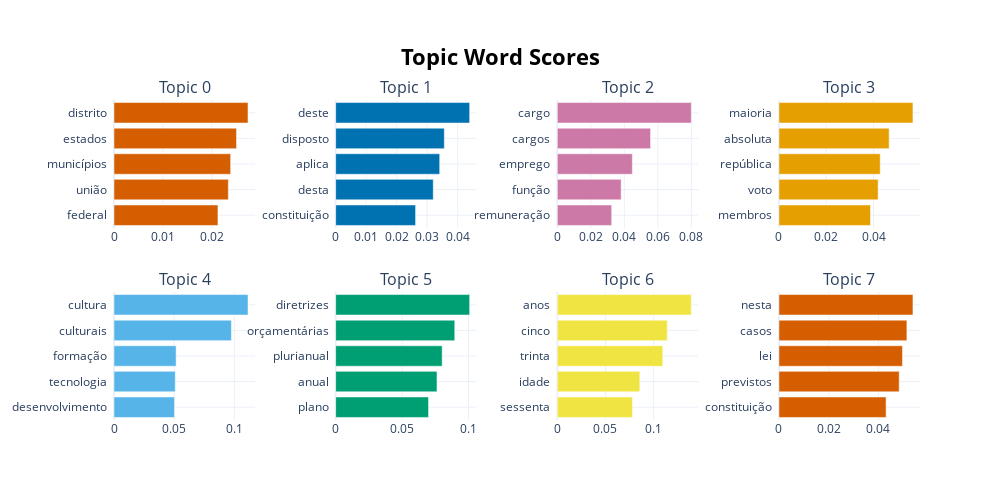

Notebook source saved alongside this figure:
### Code cell
model.visualize_barchart()

### Figure 1 — Plotly figure (JSON) as saved in the notebook; plotly's stock layout.template omitted (floating-point values rounded to 4 significant figures)
{"data": [{"marker": {"color": "#D55E00"}, "orientation": "h", "type": "bar", "x": [0.02128, 0.0234, 0.02387, 0.02507, 0.02742], "xaxis": "x", "y": ["federal  ", "união  ", "municípios  ", "estados  ", "distrito  "], "yaxis": "y"}, {"marker": {"color": "#0072B2"}, "orientation": "h", "type": "bar", "x": [0.0262, 0.03199, 0.03411, 0.03562, 0.04392], "xaxis": "x2", "y": ["constituição  ", "desta  ", "aplica  ", "disposto  ", "deste  "], "yaxis": "y2"}, {"marker": {"color": "#CC79A7"}, "orientation": "h", "type": "bar", "x": [0.03245, 0.0381, 0.0448, 0.05565, 0.07997], "xaxis": "x3", "y": ["remuneração  ", "função  ", "emprego  ", "cargos  ", "cargo  "], "yaxis": "y3"}, {"marker": {"color": "#E69F00"}, "orientation": "h", "type": "bar", "x": [0.03872, 0.04195, 0.04284, 0.0466, 0.05667], "xaxis": "x4", "y": ["membros  ", "voto  ", "república  ", "absoluta  ", "maioria  "], "yaxis": "y4"}, {"marker": {"color": "#56B4E9"}, "orientation": "h", "type": "bar", "x": [0.05029, 0.0509, 0.0516, 0.09754, 0.1113], "xaxis": "x5", "y": ["desenvolvimento  ", "tecnologia  ", "formação  ", "culturais  ", "cultura  "], "yaxis": "y5"}, {"marker": {"color": "#009E73"}, "orientation": "h", "type": "bar", "x": [0.06992, 0.07627, 0.08018, 0.08965, 0.1009], "xaxis": "x6", "y": ["plano  ", "anual  ", "plurianual  ", "orçamentárias  ", "diretrizes  "], "yaxis": "y6"}, {"marker": {"color": "#F0E442"}, "orientation": "h", "type": "bar", "x": [0.07807, 0.08565, 0.1095, 0.1141, 0.1391], "xaxis": "x7", "y": ["sessenta  ", "idade  ", "trinta  ", "cinco  ", "anos  "], "yaxis": "y7"}, {"marker": {"color": "#D55E00"}, "orientation": "h", "type": "bar", "x": [0.04305, 0.04832, 0.04965, 0.05141, 0.05385], "xaxis": "x8", "y": ["constituição  ", "previstos  ", "lei  ", "casos  ", "nesta  "], "yaxis": "y8"}], "layout": {"annotations": [{"font": {"size": 16}, "showarrow": false, "text": "Topic 0", "x": 0.0875, "xanchor": "center", "xref": "paper", "y": 1, "yanchor": "bottom", "yref": "paper"}, {"font": {"size": 16}, "showarrow": false, "text": "Topic 1", "x": 0.3625, "xanchor": "center", "xref": "paper", "y": 1, "yanchor": "bottom", "yref": "paper"}, {"font": {"size": 16}, "showarrow": false, "text": "Topic 2", "x": 0.6375, "xanchor": "center", "xref": "paper", "y": 1, "yanchor": "bottom", "yref": "paper"}, {"font": {"size": 16}, "showarrow": false, "text": "Topic 3", "x": 0.9125, "xanchor": "center", "xref": "paper", "y": 1, "yanchor": "bottom", "yref": "paper"}, {"font": {"size": 16}, "showarrow": false, "text": "Topic 4", "x": 0.0875, "xanchor": "center", "xref": "paper", "y": 0.4, "yanchor": "bottom", "yref": "paper"}, {"font": {"size": 16}, "showarrow": false, "text": "Topic 5", "x": 0.3625, "xanchor": "center", "xref": "paper", "y": 0.4, "yanchor": "bottom", "yref": "paper"}, {"font": {"size": 16}, "showarrow": false, "text": "Topic 6", "x": 0.6375, "xanchor": "center", "xref": "paper", "y": 0.4, "yanchor": "bottom", "yref": "paper"}, {"font": {"size": 16}, "showarrow": false, "text": "Topic 7", "x": 0.9125, "xanchor": "center", "xref": "paper", "y": 0.4, "yanchor": "bottom", "yref": "paper"}], "height": 500, "hoverlabel": {"bgcolor": "white", "font": {"family": "Rockwell", "size": 16}}, "showlegend": false, "title": {"font": {"color": "Black", "size": 22}, "text": "<b>Topic Word Scores", "x": 0.5, "xanchor": "center", "yanchor": "top"}, "width": 1000, "xaxis": {"anchor": "y", "domain": [0, 0.175], "showgrid": true}, "xaxis2": {"anchor": "y2", "domain": [0.275, 0.45], "showgrid": true}, "xaxis3": {"anchor": "y3", "domain": [0.55, 0.725], "showgrid": true}, "xaxis4": {"anchor": "y4", "domain": [0.825, 1], "showgrid": true}, "xaxis5": {"anchor": "y5", "domain": [0, 0.175], "showgrid": true}, "xaxis6": {"anchor": "y6", "domain": [0.275, 0.45], "showgrid": true}, "xaxis7": {"anchor": "y7", "domain": [0.55, 0.725], "showgrid": true}, "xaxis8": {"anchor": "y8", "domain": [0.825, 1], "showgrid": true}, "yaxis": {"anchor": "x", "domain": [0.6, 1], "showgrid": true}, "yaxis2": {"anchor": "x2", "domain": [0.6, 1], "showgrid": true}, "yaxis3": {"anchor": "x3", "domain": [0.6, 1], "showgrid": true}, "yaxis4": {"anchor": "x4", "domain": [0.6, 1], "showgrid": true}, "yaxis5": {"anchor": "x5", "domain": [0, 0.4], "showgrid": true}, "yaxis6": {"anchor": "x6", "domain": [0, 0.4], "showgrid": true}, "yaxis7": {"anchor": "x7", "domain": [0, 0.4], "showgrid": true}, "yaxis8": {"anchor": "x8", "domain": [0, 0.4], "showgrid": true}}}
